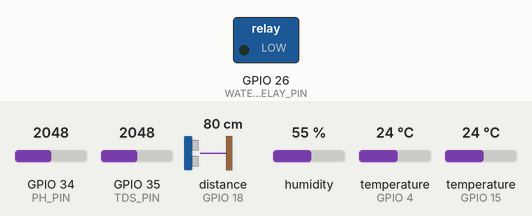
This sketch was run on a simulated ESP32. Parts: switched loads named in the sketch (green lamp = pin HIGH). Wiring (inferred from the names in the program): ultrasonic range finder: trigger GPIO 5; echo GPIO 18. Inputs (shaded band) come from the test bench; at power-on: distance to the obstacle (sensor on GPIO 18) 80 cm, temperature (sensors on GPIO 15, GPIO 4) 24 °C, GPIO 34 (PH_PIN) = 2048, GPIO 35 (TDS_PIN) = 2048, humidity 55 %. The echo pulse lasts 58.3 µs per cm; WiFi joins after 1.5 s; servers stay silent unless stated; uploads are accepted with an empty reply; pins used as bus, display or sensor lines are not drawn; what the sketch prints to the serial monitor is not drawn.

Above: at 2.2 s.
2.3 s: distance to the obstacle (sensor on GPIO 18) set to 24 cm
5.3 s: distance to the obstacle (sensor on GPIO 18) set to 19 cm
At 8.2 s:
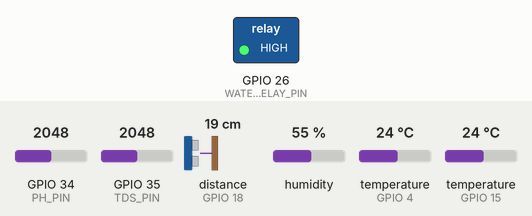
14.3 s: temperature (sensor on GPIO 15) set to 22.7 °C
20.3 s: temperature (sensor on GPIO 15) set to 21.4 °C
At 23.2 s:
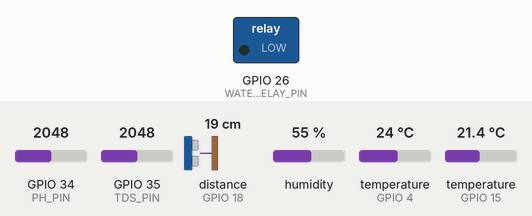
Timing chart, 0 to 24.7 s (numbered marks = the images above; inputs shaded):
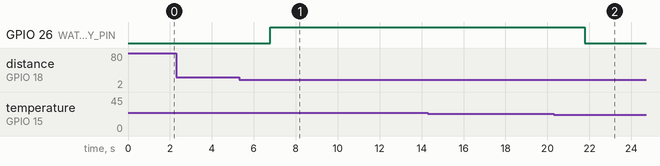

The sketch:

lettuce_guard_esp32.ino
```cpp
/*
 * LettuceGuard - ESP32 IoT Hydroponics Controller
 * ------------------------------------------------
 * Hardware Sensors:
 *  - DHT22 (Air Temp & Humidity): GPIO 4
 *  - DS18B20 Waterproof Probe (Water Temp): GPIO 15
 *  - Analog pH Sensor: GPIO 34 (ADC1 CH6)
 *  - HC-SR04 Ultrasonic (Reservoir Water Level): Trig GPIO 5, Echo GPIO 18
 *  - Analog TDS / EC Meter: GPIO 35 (ADC1 CH7)
 *  - Water circulation relay input: GPIO 26 (active-high by default)
 *
 * Cloud Sync:
 *  - Transmits sensor payloads over Wi-Fi to Firebase Realtime Database
 *  - Live Node: /devices/lettuceguard_node_01/current.json
 *  - History Snapshot Node: /devices/lettuceguard_node_01/history.json
 */

#include <WiFi.h>
#include <HTTPClient.h>
#include <DHT.h>
#include <OneWire.h>
#include <DallasTemperature.h>
#include <ArduinoJson.h>
#include <string.h>

// --- Wi-Fi & Firebase Configuration ---
const char* WIFI_SSID = "YOUR_WIFI_SSID";
const char* WIFI_PASSWORD = "YOUR_WIFI_PASSWORD";

// Firebase Realtime Database Base URL (without trailing slash)
const char* FIREBASE_HOST = "https://lettuceguard-bd1f4-default-rtdb.firebaseio.com";
const char* DEVICE_ID = "lettuceguard_node_01";

// Optional Firebase Secret / Auth Token
const char* FIREBASE_AUTH = "";

// --- Pin Definitions ---
#define DHTPIN 4
#define DHTTYPE DHT22

#define ONE_WIRE_BUS 15

#define PH_PIN 34
#define TDS_PIN 35

#define TRIG_PIN 5
#define ECHO_PIN 18

// Use an isolated relay module; never drive a pump directly from an ESP32 GPIO.
// Change this pin/active level to match the actual relay wiring.
#define WATER_PUMP_RELAY_PIN 26
constexpr bool WATER_PUMP_RELAY_ACTIVE_LOW = false;
constexpr float WATER_PUMP_START_C = 23.0;
constexpr float WATER_PUMP_STOP_C = 22.0;
constexpr float WATER_PUMP_MIN_LEVEL_PCT = 25.0;

// --- Tank Physical Constants ---
const float RESERVOIR_DEPTH_CM = 30.0; // Total height from sensor to tank bottom

// --- Calibration Parameters ---
const float PH_7_VOLTAGE = 1.65; // Voltage at neutral pH 7.0 (3.3V ADC scale)
const float PH_SLOPE = 0.18;     // Voltage difference per pH unit

// --- Sensor Objects ---
DHT dht(DHTPIN, DHTTYPE);
OneWire oneWire(ONE_WIRE_BUS);
DallasTemperature ds18b20(&oneWire);

// --- Timing Variables ---
unsigned long lastSampleTime = 0;
const unsigned long SAMPLE_INTERVAL_MS = 3000; // Update current reading every 3 seconds
unsigned long lastWifiAttempt = 0;
bool waterPumpActive = false;
const char* waterPumpReason = "temperature_normal";

unsigned long lastHistoryTime = 0;
const unsigned long HISTORY_INTERVAL_MS = 300000; // Push history snapshot every 5 minutes

void setup() {
  Serial.begin(115200);
  delay(1000);
  Serial.println("\n--- Initializing LettuceGuard ESP32 Controller ---");

  // Initialize Pins
  pinMode(TRIG_PIN, OUTPUT);
  pinMode(ECHO_PIN, INPUT);
  digitalWrite(TRIG_PIN, LOW);

  pinMode(PH_PIN, INPUT);
  pinMode(TDS_PIN, INPUT);

  // Initialize relay OFF before switching the pin to output to avoid a startup pulse.
  digitalWrite(WATER_PUMP_RELAY_PIN, WATER_PUMP_RELAY_ACTIVE_LOW ? HIGH : LOW);
  pinMode(WATER_PUMP_RELAY_PIN, OUTPUT);

  // Initialize Sensors
  dht.begin();
  ds18b20.begin();

  // Start Wi-Fi without blocking local pump control while the network connects.
  connectWiFi();
  lastWifiAttempt = millis();
}

void loop() {
  unsigned long currentMillis = millis();

  // Retry Wi-Fi in the background; pump automation continues while offline.
  if (WiFi.status() != WL_CONNECTED &&
      currentMillis - lastWifiAttempt >= 10000) {
    lastWifiAttempt = currentMillis;
    connectWiFi();
  }

  // 1. Regular Sampling & Current Payload Push
  if (currentMillis - lastSampleTime >= SAMPLE_INTERVAL_MS) {
    lastSampleTime = currentMillis;
    processAndSendSensorData(false);
  }

  // 2. Periodic History Log Push
  if (currentMillis - lastHistoryTime >= HISTORY_INTERVAL_MS) {
    lastHistoryTime = currentMillis;
    processAndSendSensorData(true);
  }
}

void connectWiFi() {
  Serial.print("Starting Wi-Fi connection to: ");
  Serial.println(WIFI_SSID);
  WiFi.begin(WIFI_SSID, WIFI_PASSWORD);
}

void processAndSendSensorData(bool isHistorySnapshot) {
  // --- 1. Read DHT22 (Air Temp & Humidity) ---
  float airTempC = dht.readTemperature();
  float airHumidity = dht.readHumidity();
  bool dht22Error = isnan(airTempC) || isnan(airHumidity);

  // --- 2. Read DS18B20 (Water Temperature) ---
  ds18b20.requestTemperatures();
  float waterTempC = ds18b20.getTempCByIndex(0);
  bool ds18b20Error = isnan(waterTempC) ||
                      waterTempC == -127.00 || waterTempC == 85.00;

  // --- 3. Read HC-SR04 (Ultrasonic Water Level) ---
  float distanceCm = readUltrasonicDistance();
  bool ultrasonicError = (distanceCm <= 0.0 || distanceCm > 400.0);

  float waterLevelPct = 0.0;
  if (!ultrasonicError) {
    float waterDepthCm = RESERVOIR_DEPTH_CM - distanceCm;
    waterLevelPct = (waterDepthCm / RESERVOIR_DEPTH_CM) * 100.0;
    if (waterLevelPct < 0.0) waterLevelPct = 0.0;
    if (waterLevelPct > 100.0) waterLevelPct = 100.0;
  }

  // Run pump locally from sensor readings, independent of Firebase availability.
  updateWaterPump(waterTempC, ds18b20Error, waterLevelPct, ultrasonicError);

  // --- 4. Read Analog pH Sensor ---
  int rawAdcPh = readAnalogAverage(PH_PIN, 10);
  bool adcSaturation = (rawAdcPh >= 4090 || rawAdcPh <= 10);

  float phVoltage = (rawAdcPh / 4095.0) * 3.3;
  // Temperature compensated pH formula
  float tempCompFactor = 1.0 + 0.003 * ((ds18b20Error ? 20.0 : waterTempC) - 25.0);
  float phValue = 7.0 + ((PH_7_VOLTAGE - phVoltage) / PH_SLOPE) * tempCompFactor;

  bool phError = adcSaturation || (phValue < 0.0 || phValue > 14.0);
  bool phUncalibrated = (phValue < 3.0 || phValue > 11.0) && !phError;

  // --- 5. Read Analog TDS Meter ---
  int rawAdcTds = readAnalogAverage(TDS_PIN, 10);
  float tdsVoltage = (rawAdcTds / 4095.0) * 3.3;
  float tdsCompensation = 1.0 + 0.02 * ((ds18b20Error ? 20.0 : waterTempC) - 25.0);
  float compensatedVoltage = tdsVoltage / tdsCompensation;
  float tdsPpm = (133.42 * pow(compensatedVoltage, 3) - 255.86 * pow(compensatedVoltage, 2) + 857.39 * compensatedVoltage) * 0.5;
  bool tdsError = (tdsPpm < 0.0 || tdsPpm > 3000.0);

  // --- Determine System Health Status ---
  String systemStatus = "OK";
  if (dht22Error || ds18b20Error || phError || ultrasonicError || tdsError || adcSaturation) {
    systemStatus = "ERROR";
  } else if (phValue < 5.5 || phValue > 6.5 ||
             waterTempC < 18.0 || waterTempC > 22.0 ||
             airTempC < 18.0 || airTempC > 26.0 ||
             waterLevelPct < 25.0) {
    systemStatus = "WARNING";
  }

  // --- Construct JSON Payload ---
  StaticJsonDocument<512> doc;

  doc["airTemperature"] = dht22Error ? 0.0 : round(airTempC * 10.0) / 10.0;
  doc["airHumidity"] = dht22Error ? 0.0 : round(airHumidity * 10.0) / 10.0;
  doc["waterTemperature"] = ds18b20Error ? 0.0 : round(waterTempC * 10.0) / 10.0;
  doc["waterPumpActive"] = waterPumpActive;
  doc["waterPumpReason"] = waterPumpReason;
  doc["waterPumpOnThresholdC"] = WATER_PUMP_START_C;
  doc["waterPumpOffThresholdC"] = WATER_PUMP_STOP_C;
  doc["ph"] = phError ? 0.0 : round(phValue * 100.0) / 100.0;
  doc["tds"] = tdsError ? 0.0 : round(tdsPpm);

  JsonObject waterLevel = doc.createNestedObject("waterLevel");
  waterLevel["percentage"] = ultrasonicError ? 0.0 : round(waterLevelPct * 10.0) / 10.0;
  waterLevel["distanceCm"] = ultrasonicError ? 0.0 : round(distanceCm * 10.0) / 10.0;
  waterLevel["reservoirDepthCm"] = RESERVOIR_DEPTH_CM;

  doc["systemStatus"] = systemStatus;

  JsonObject sensorErrors = doc.createNestedObject("sensorErrors");
  sensorErrors["dht22Error"] = dht22Error;
  sensorErrors["ds18b20Error"] = ds18b20Error;
  sensorErrors["phError"] = phError;
  sensorErrors["ultrasonicError"] = ultrasonicError;
  sensorErrors["tdsError"] = tdsError;
  sensorErrors["adcSaturation"] = adcSaturation;
  sensorErrors["phUncalibrated"] = phUncalibrated;

  // Firebase resolves this to Unix epoch milliseconds for both endpoints.
  // millis() is MCU uptime and cannot identify historical wall-clock times.
  JsonObject serverTimestamp = doc.createNestedObject("timestamp");
  serverTimestamp[".sv"] = "timestamp";

  String jsonString;
  serializeJson(doc, jsonString);

  Serial.print("Generated Payload: ");
  Serial.println(jsonString);

  // --- Push Payload to Firebase Realtime DB ---
  if (WiFi.status() == WL_CONNECTED) {
    HTTPClient http;
    String endpoint;

    if (isHistorySnapshot) {
      // POST to /devices/lettuceguard_node_01/history.json
      endpoint = String(FIREBASE_HOST) + "/devices/" + DEVICE_ID + "/history.json";
      if (strlen(FIREBASE_AUTH) > 0) endpoint += "?auth=" + String(FIREBASE_AUTH);

      http.begin(endpoint);
      http.addHeader("Content-Type", "application/json");
      int httpCode = http.POST(jsonString);
      Serial.printf("Firebase History POST Result Code: %d\n", httpCode);
      http.end();
    } else {
      // PUT to /devices/lettuceguard_node_01/current.json
      endpoint = String(FIREBASE_HOST) + "/devices/" + DEVICE_ID + "/current.json";
      if (strlen(FIREBASE_AUTH) > 0) endpoint += "?auth=" + String(FIREBASE_AUTH);

      http.begin(endpoint);
      http.addHeader("Content-Type", "application/json");
      int httpCode = http.PUT(jsonString);
      Serial.printf("Firebase Current PUT Result Code: %d\n", httpCode);
      http.end();
    }
  }
}

void setWaterPump(bool active, const char* reason) {
  const bool stateChanged = waterPumpActive != active;
  const bool reasonChanged = strcmp(waterPumpReason, reason) != 0;
  waterPumpActive = active;
  waterPumpReason = reason;
  const int activeLevel = WATER_PUMP_RELAY_ACTIVE_LOW ? LOW : HIGH;
  const int inactiveLevel = WATER_PUMP_RELAY_ACTIVE_LOW ? HIGH : LOW;
  if (stateChanged) {
    digitalWrite(WATER_PUMP_RELAY_PIN, active ? activeLevel : inactiveLevel);
  }
  if (stateChanged || reasonChanged) {
    Serial.printf("Water circulation pump %s (%s)\n",
                  active ? "ON" : "OFF", reason);
  }
}

void updateWaterPump(float waterTempC, bool temperatureError,
                     float waterLevelPct, bool waterLevelError) {
  // Fail safe: never run the pump without valid water temperature and level data.
  if (temperatureError) {
    setWaterPump(false, "water_temperature_sensor_error");
    return;
  }
  if (waterLevelError || waterLevelPct < WATER_PUMP_MIN_LEVEL_PCT) {
    setWaterPump(false, "low_or_unavailable_water_level");
    return;
  }

  // Hysteresis keeps the relay from rapidly switching around 23 C.
  if (!waterPumpActive && waterTempC >= WATER_PUMP_START_C) {
    setWaterPump(true, "water_temperature_high");
  } else if (waterPumpActive && waterTempC <= WATER_PUMP_STOP_C) {
    setWaterPump(false, "water_temperature_recovered");
  } else if (waterPumpActive) {
    waterPumpReason = "circulating_until_22c";
  } else {
    waterPumpReason = "temperature_normal";
  }
}

float readUltrasonicDistance() {
  digitalWrite(TRIG_PIN, LOW);
  delayMicroseconds(2);
  digitalWrite(TRIG_PIN, HIGH);
  delayMicroseconds(10);
  digitalWrite(TRIG_PIN, LOW);

  long duration = pulseIn(ECHO_PIN, HIGH, 30000); // 30ms timeout
  if (duration == 0) return -1.0;

  return duration * 0.0343 / 2.0;
}

int readAnalogAverage(int pin, int samples) {
  long sum = 0;
  for (int i = 0; i < samples; i++) {
    sum += analogRead(pin);
    delay(2);
  }
  return sum / samples;
}
```

Measured:
- the behaviour switches between 23 and 22 cm on distance to the obstacle (sensor on GPIO 18) (found by bisection; images 0 and 1)
- the behaviour switches between 22.1 and 22 °C on temperature (sensor on GPIO 15) (found by bisection; images 1 and 2)
- after the input at 2.3 s, every drawn part: stays the same
- after the input at 5.3 s, GPIO 26 (WATER_PUMP_RELAY_PIN): LOW → HIGH after 1.5 s
- after the input at 14.3 s, every drawn part: stays the same
- after the input at 20.3 s, GPIO 26 (WATER_PUMP_RELAY_PIN): HIGH → LOW after 1.5 s
